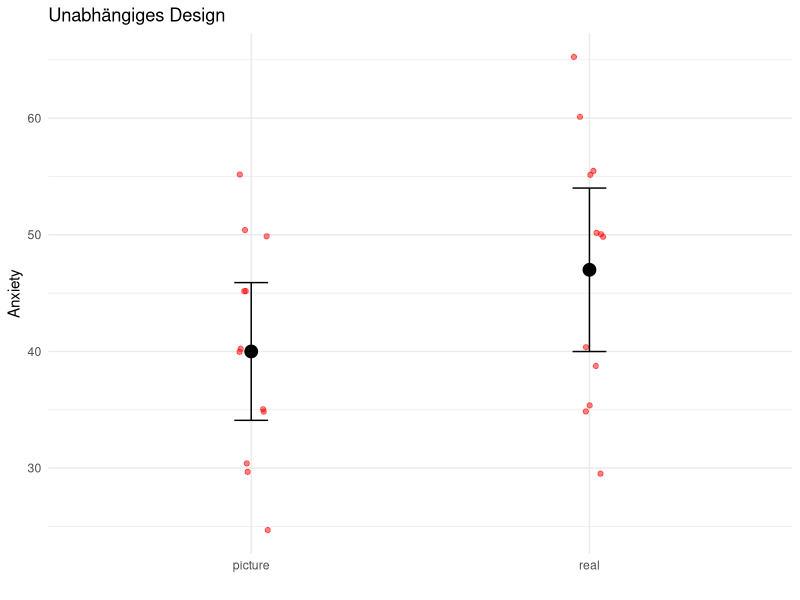
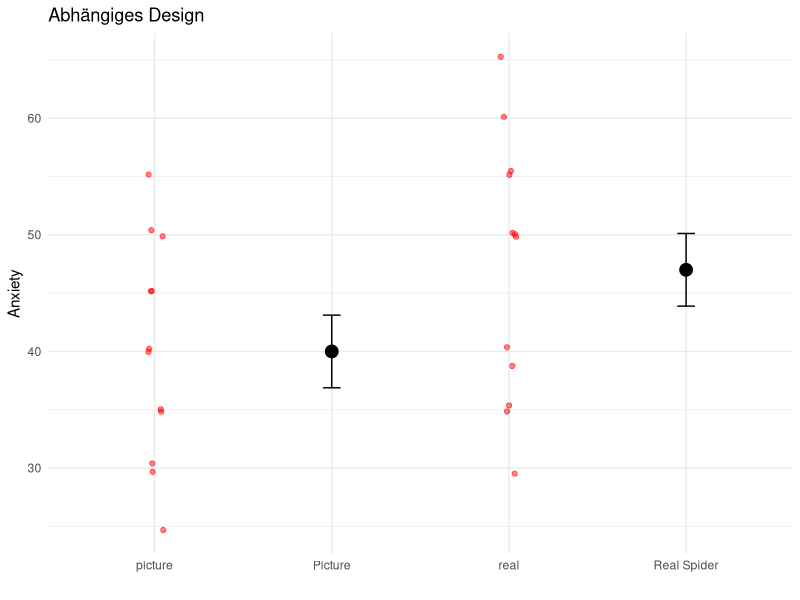
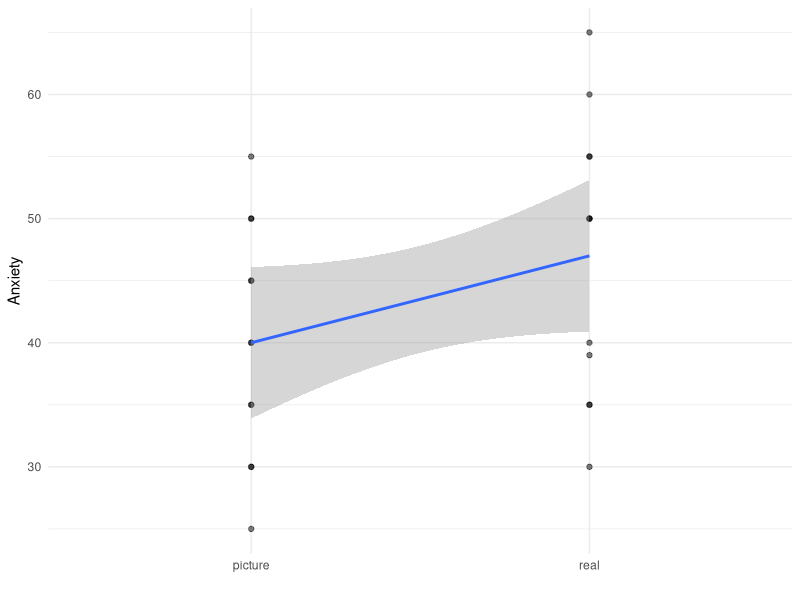

Source code (R) for these figures, in order: (Note: this script raises an error after producing the figures.)
## ---- chunk 1
#| message: false
library(readr)
(spider = read_tsv("spider.dat"))
## ---- chunk 2
by(spider$Anxiety, spider$Group, mean)
## ---- chunk 3
#| message: false
#| echo: false
library(dplyr)
spider_stats = spider %>%
    group_by(Group) %>%
    summarize(N=length(Anxiety),
              mean=mean(Anxiety),
              sd=sd(Anxiety),
              se=sd/sqrt(N),
              ci=se*qt(0.975, N-1))

library(ggplot2)
set.seed(1)
theme_set(theme_minimal())
ggplot(spider_stats, aes(Group, mean)) +
    geom_jitter(
        data=spider,
        mapping=aes(x=Group, y=Anxiety),
        alpha=0.5,
        height=0.5,
        width=0.05,
        color="red"
    ) +
    geom_point(size=4) +
    geom_errorbar(aes(ymin=mean-ci, ymax=mean+ci), width=0.1) +
    xlab("") +
    ylab("Anxiety") +
    ggtitle("Unabhängiges Design")
## ---- chunk 4
#| message: false
library(tidyr)
spider_w = pivot_wider(
    cbind(id=rep(1:12, 2), spider),
    names_from=Group,
    values_from=Anxiety
)
spider_w$id = NULL
spider_w
## ---- chunk 5
spider_w$mean = rowMeans(spider_w)
spider_w
## ---- chunk 6
spider_w$adj = mean(c(spider_w$picture, spider_w$real)) - spider_w$mean
spider_w
## ---- chunk 7
spider_w$picture_adj = spider_w$picture + spider_w$adj
spider_w$real_adj = spider_w$real + spider_w$adj
## ---- chunk 8
rowMeans(spider_w[, c("picture_adj", "real_adj")])
## ---- chunk 9
spider_w
## ---- chunk 10
spider_w_stats = data.frame(Group=c("Picture", "Real Spider"),
                             N=c(length(spider_w$picture_adj), length(spider_w$real_adj)),
                             mean=c(mean(spider_w$picture_adj), mean(spider_w$real_adj)),
                             sd=c(sd(spider_w$picture_adj), sd(spider_w$real_adj)))
spider_w_stats = spider_w_stats %>%
    mutate(se=sd/sqrt(N), ci=qt(0.975, N-1)*se)
set.seed(1)
ggplot(spider_w_stats, aes(Group, mean)) +
    geom_jitter(
        data=spider,
        mapping=aes(x=Group, y=Anxiety),
        alpha=0.5,
        height=0.5,
        width=0.05,
        color="red"
    ) +
    geom_point(size=4) +
    geom_errorbar(aes(ymin=mean-ci, ymax=mean+ci), width=0.1) +
    xlab("") +
    ylab("Anxiety") +
    ggtitle("Abhängiges Design")
## ---- chunk 11
model = lm(Anxiety ~ Group, data=spider)
summary(model)
## ---- chunk 12
#| echo: false
library(ggplot2)
ggplot(spider, aes(Group, Anxiety)) +
    geom_point(alpha=0.5) +
    geom_smooth(method="lm", aes(group=1), formula="y~x") +
    xlab("")
## ---- chunk 13
mean(spider$Anxiety[spider$Group=="picture"])
## ---- chunk 14
mean(spider$Anxiety[spider$Group=="real"])
## ---- chunk 15
(model = t.test(spider_w$picture, spider_w$real))
## ---- chunk 16
t = model$statistic[[1]]
df = model$parameter[[1]]
r = sqrt(t^2 / (t^2 + df))
round(r, 3)
## ---- chunk 17
(model = t.test(Anxiety ~ Group, data=spider, paired=TRUE))
## ---- chunk 18
(model = t.test(spider_w$picture, spider_w$real, paired=TRUE))
## ---- chunk 19
t = model$statistic[[1]]
df = model$parameter[[1]]
r = sqrt(t^2 / (t^2 + df))
round(r, 3)
